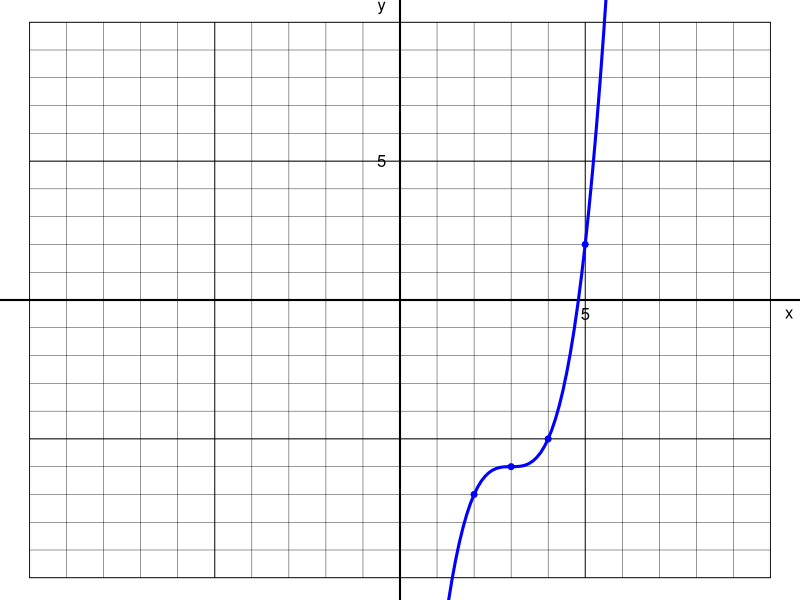

Generate this figure with R:
## ---- chunk 1
hk = sample(1:6,2)*sample(c(-1,1),2,T)
h = hk[1]
k = hk[2]

lr = c("left","right")[(sign(h)+1)/2+1]
du = c("down","up")[(sign(k)+1)/2+1]

x1 = seq(-30,30,0.1)
y1 = (x1)^3
x2 = x1+h
y2 = y1+k

px1 = -30:30
py1 = (px1)^3
px2 = px1+h
py2 = py1+k


cch = paste0("(x+",-h,")^3+",k,collapse="")
cch = gsub("+-","-",cch,fixed=T)
ach = character()
for(i in c(-1,1)){
    for(j in c(-1,1)){
        ch = paste0("(x+",-h*i,")^3+",k*j,collapse="")
        ch = gsub("+-","-",ch,fixed=T)
        ach = c(ach,ch)
        ch = paste0("(x+",k*i,")^3+",h*j,collapse="")
        ch = gsub("+-","-",ch,fixed=T)
        ach = c(ach,ch)
    }
}
ach = sort(ach)
al = paste0("* $y=",ach,"$",collapse="\n")
sol = paste0(1*(ach==cch),collapse="")


## ---- chunk 2
par(mar=c(0,0,0,0),oma=c(0,0,0,0))
plot(0,0,"n",xlim=c(-10,10),ylim=c(-10,10),axes=F,ann=F)
for(i in -10:10){
    lines(c(i,i),c(-10,10),lwd=0.4)
    lines(c(-10,10),c(i,i),lwd=0.4)
}
for(i in seq(-10,10,5)){
    lines(c(i,i),c(-10,10),lwd=0.8)
    lines(c(-10,10),c(i,i),lwd=0.8)
}
abline(h=0,lwd=2)
abline(v=0,lwd=2)

text(10.5,-0.5,"x")
text(-0.5,10.5,"y")
text(5,-0.5,"5")
text(-0.5,5,"5")

lines(x2,y2,col="blue",lwd=3)
points(px2,py2,pch=19,col="blue",cex=0.8)
